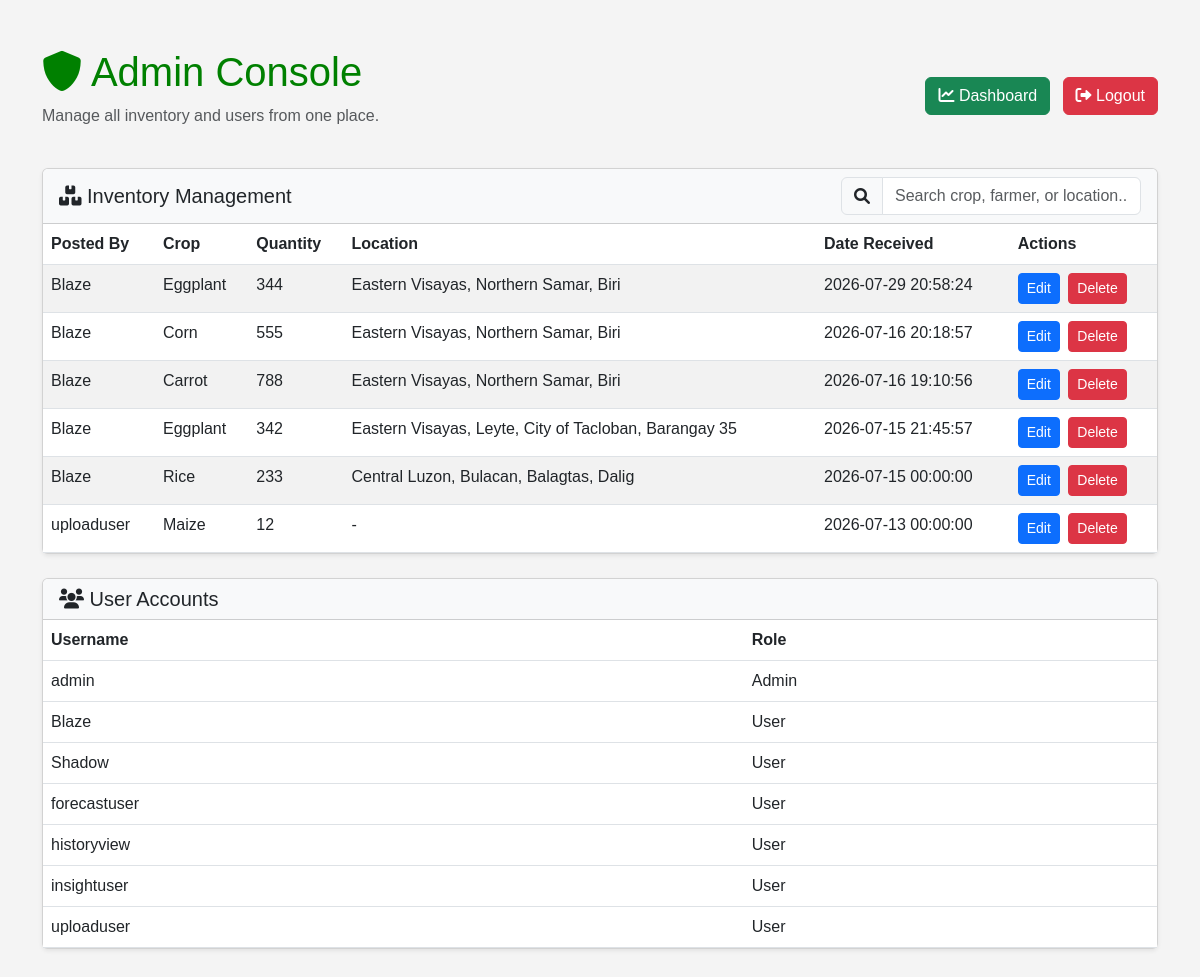
Page /admin (signed in) on the earlier database version.
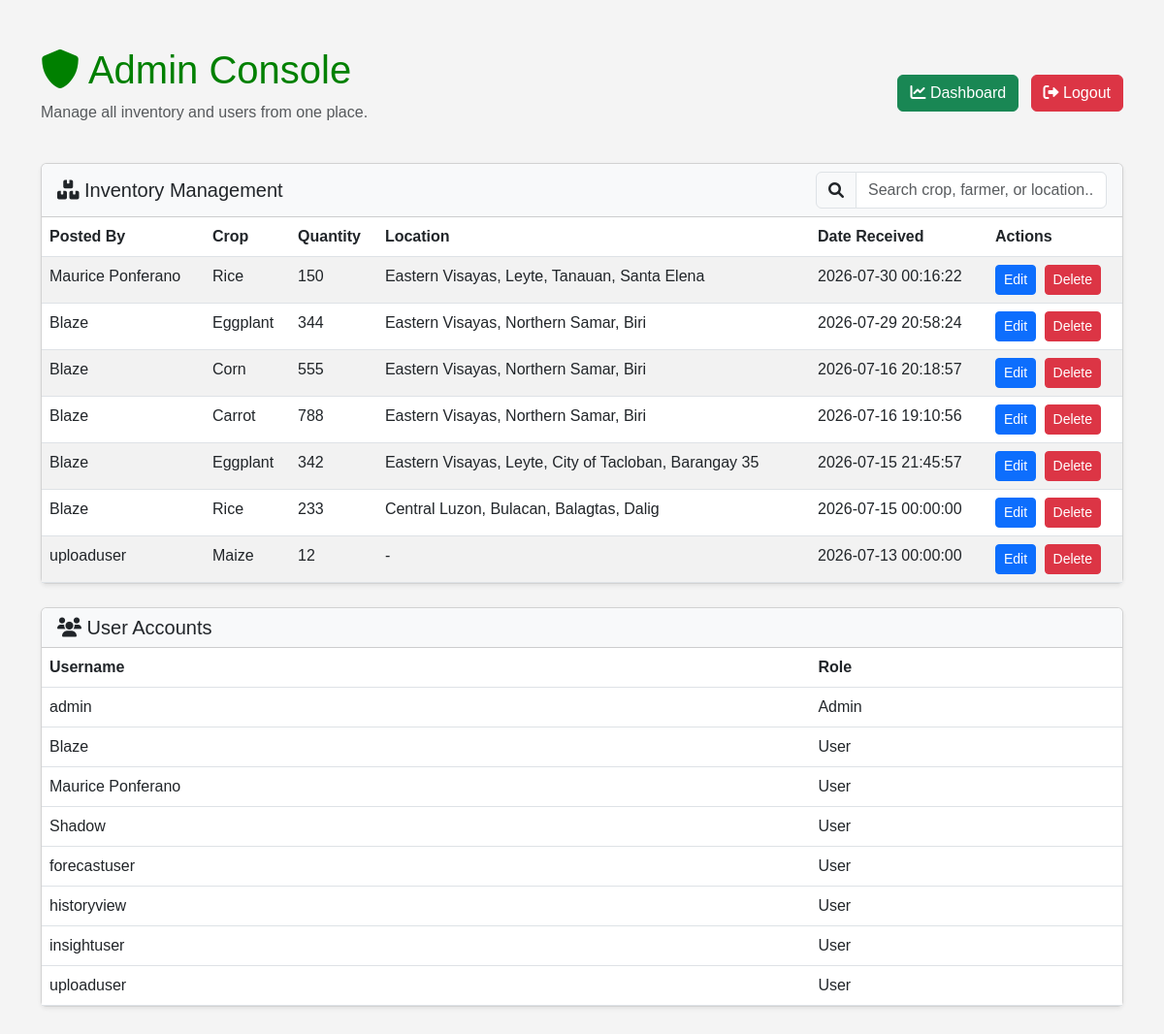
Same page on the later database version.
### tables this page shows
CREATE TABLE inventory(
        id INTEGER PRIMARY KEY AUTOINCREMENT,
        crop_name TEXT,
        quantity INTEGER,
        farmer TEXT,
        date_received TEXT,
        location TEXT
    );

CREATE TABLE users(
        id INTEGER PRIMARY KEY AUTOINCREMENT,
        username TEXT UNIQUE,
        password TEXT
    , role TEXT DEFAULT 'buyer', location TEXT);

### app.py (the view)
@app.route("/admin")
def admin():
    if "user" not in session:
        return redirect("/login")
    if session.get("role") != "admin":
        flash("Admin access required")
        return redirect("/dashboard")
    conn = get_db()
    cur = conn.cursor()
    cur.execute("SELECT * FROM inventory ORDER BY date_received DESC")
    inventory = cur.fetchall()
    cur.execute("SELECT username, role FROM users ORDER BY role, username")
    users = cur.fetchall()
    conn.close()
    return render_template("admin.html", inventory=inventory, users=users)

### app.py (called while the page is built)
def get_db():
    conn = sqlite3.connect(DB_PATH, timeout=30, isolation_level=None)
    conn.row_factory = sqlite3.Row
    conn.execute("PRAGMA busy_timeout = 30000")
    try:
        conn.execute("PRAGMA journal_mode = DELETE")
    except sqlite3.OperationalError:
        pass
    return conn

### templates/admin.html (shortened to what the changed rows need)
<!DOCTYPE html>
<html lang="en">
<head>
    <link href="https://cdn.jsdelivr.net/npm/bootstrap@5.3.0/dist/css/bootstrap.min.css" rel="stylesheet">
    <link href="https://cdnjs.cloudflare.com/ajax/libs/font-awesome/6.0.0/css/all.min.css" rel="stylesheet">
    <link rel="stylesheet" href="{{ url_for('static', filename='style.css') }}">
</head>
<body>
    <div class="container py-5">
        <div class="d-flex justify-content-between align-items-center mb-4">
            <div>
                <h1><i class="fas fa-shield-alt"></i> Admin Console</h1>
            </div>
        </div>
        <div class="card mb-4 shadow-sm">
            <div class="card-body p-0">
                <div class="table-responsive">
                    <table class="table table-striped mb-0" id="inventory-table">
                        <thead>
                            <tr>
                                <th>Posted By</th>
                                <th>Crop</th>
                                <th>Quantity</th>
                                <th>Location</th>
                                <th>Date Received</th>
                                <th>Actions</th>
                            </tr>
                        </thead>
                        <tbody id="inventory-body">
                            {% for item in inventory %}
                            <tr class="inventory-row" data-farmer="{{ item['farmer'].lower() }}" data-crop="{{ item['crop_name'].lower() }}" data-location="{{ (item['location'] or '').lower() }}">
                                <td>{{ item['farmer'] }}</td>
                                <td>{{ item['crop_name'] }}</td>
                                <td>{{ item['quantity'] }}</td>
                                <td>{{ item['location'] or '-' }}</td>
                                <td>{{ item['date_received'][:19] }}</td>
                                <td>
                                    <a href="/inventory/edit/{{ item['id'] }}" class="btn btn-sm btn-primary me-1">Edit</a>
                                    <a href="/inventory/delete/{{ item['id'] }}" class="btn btn-sm btn-danger">Delete</a>
                                </td>
                            </tr>
                            {% endfor %}
                        </tbody>
                    </table>
                </div>
            </div>
        </div>
        <div class="card shadow-sm">
            <div class="card-body p-0">
                <div class="table-responsive">
                    <table class="table table-hover mb-0">
                        <thead>
                            <tr>
                                <th>Username</th>
                                <th>Role</th>
                            </tr>
                        </thead>
                        <tbody>
                            {% for user in users %}
                            <tr>
                                <td>{{ user['username'] }}</td>
                                <td class="text-capitalize">{{ user['role'] }}</td>
                            </tr>
                            {% endfor %}
                        </tbody>
                    </table>
                </div>
            </div>
        </div>
    </div>
</body>
</html>

Differences in the rows shown:
added inventory: farmer "Maurice Ponferano", crop_name "Rice", quantity "150", location "Eastern Visayas, Leyte, Tanauan, Santa Elena", date_received "2026-07-30 00:16:22"
added users: username "Maurice Ponferano", role "User"
